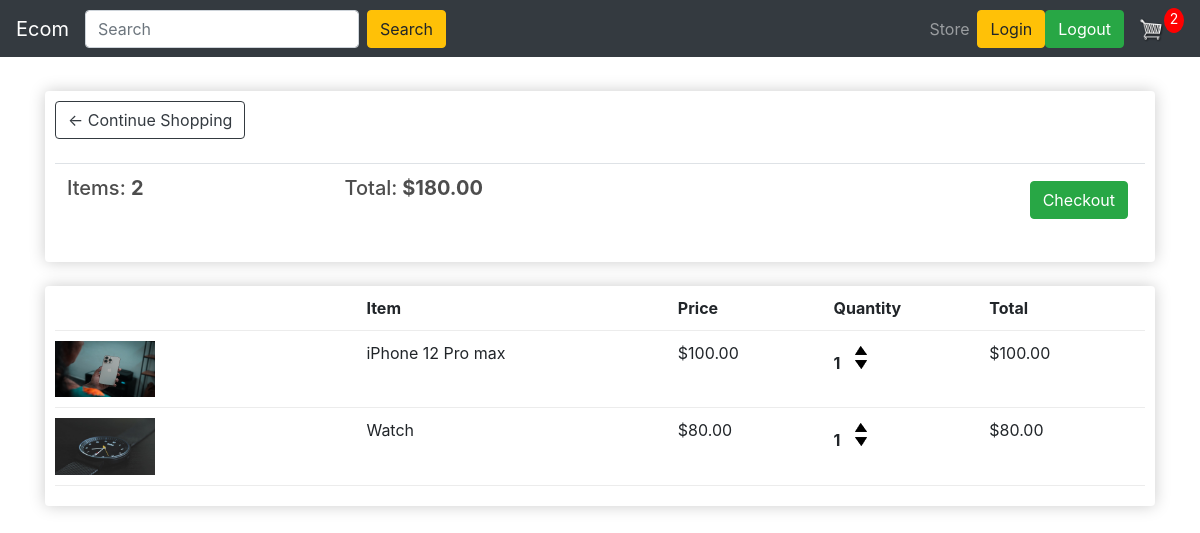
The app's page /cart/ (signed in), older data.
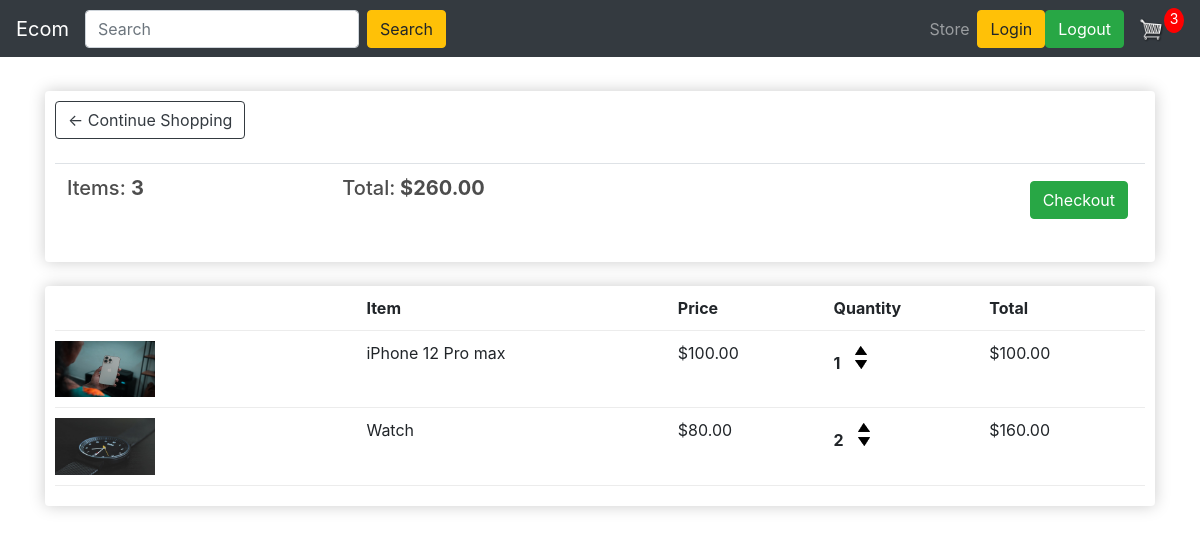
The same page, newer data.
### store/models.py (models this page shows, shortened)
class Order(models.Model):
    customer = models.ForeignKey(Customer,on_delete=models.SET_NULL,null=True,blank=True)
    date_ordered = models.DateTimeField(auto_now_add=True)
    complete = models.BooleanField(default=False,null=True,blank=True)
    transaction_id = models.CharField(max_length=200,null=True)
    @property
    def get_cart_total(self):
        orderitems = self.orderitem_set.all()
        total = sum([item.get_total for item in orderitems])
        return total
    @property
    def get_cart_item(self):
        orderitems = self.orderitem_set.all()
        total = sum([item.quantity for item in orderitems])
        return total

class OrderItem(models.Model):
    product = models.ForeignKey(Product,on_delete=models.SET_NULL,null=True,blank=True)
    order = models.ForeignKey(Order,on_delete=models.SET_NULL,null=True,blank=True)
    quantity = models.IntegerField(default=0,null=True,blank=True)
    date_added = models.DateTimeField(auto_now_add=True)
    @property
    def get_total(self):
        total = self.product.price * self.quantity
        return total

class Product(models.Model):
    name = models.CharField(max_length=200,null=True)
    price = models.DecimalField(max_digits=7, decimal_places=2)
    digital = models.BooleanField(default=False,null=True,blank=True)
    image = models.ImageField(null=True,blank=True)
    @property
    def imageURL(self):
        try:
            url = self.image.url
        except:
            url = ''
        return url

### store/views.py (the view)
# urls.py: path('cart/', views.cart, name='cart'),
def cart(request):
    data = cartData(request)
    items = data['items']
    order = data['order']
    cartItems = data['cartItems']
    context = {'items': items, 'order': order, 'cartItems': cartItems}
    return render(request, 'store/cart.html', context)

### store/utils.py (called while the page is built)
def cartData(request):
    if request.user.is_authenticated:
        customer = request.user.customer
        order, created = Order.objects.get_or_create(customer=customer, complete=False)
        items = order.orderitem_set.all()
        cartItems = order.get_cart_item
    else:
        cookieData = cookieCart(request)
        items = cookieData['items']
        order = cookieData['order']
        cartItems = cookieData['cartItems']
    return {'cartItems': cartItems, 'order': order, 'items': items}

### store/templates/store/cart.html
{% extends "store/main.html" %}
{% load static %}
{% block content %}
<div class="row">
    <div class="col-lg-12">
        <div class="box-element">
            <a class="btn btn-outline-dark" href="{% url 'store' %}">&#x2190; Continue Shopping</a>
            <br>
            <br>
            <table class="table">
                <tr>
                    <th>
                        <h5>Items: <strong>{{order.get_cart_item}}</strong></h5>
                    </th>
                    <th>
                        <h5>Total:<strong> ${{order.get_cart_total}}</strong></h5>
                    </th>
                    <th>
                        <a style="float:right; margin:5px;" class="btn btn-success"
                            href="{% url 'checkout' %}">Checkout</a>
                    </th>
                </tr>
            </table>
        </div>
        <br>
        <div class="box-element">
            <div class="cart-row">
                <div style="flex:2"></div>
                <div style="flex:2"><strong>Item</strong></div>
                <div style="flex:1"><strong>Price</strong></div>
                <div style="flex:1"><strong>Quantity</strong></div>
                <div style="flex:1"><strong>Total</strong></div>
            </div>
            {% for item in items %}
            <div class="cart-row">
                <div style="flex:2"><img class="row-image" src="{{item.product.imageURL}}"></div>
                <div style="flex:2">
                    <p>{{item.product.name}}</p>
                </div>
                <div style="flex:1">
                    <p>${{item.product.price|floatformat:2}}</p>
                </div>
                <div style="flex:1">
                    <p class="quantity">{{item.quantity}}</p>
                    <div class="quantity">
                        <img data-product="{{item.product.id}}" data-action="add" class="chg-quantity update-cart"
                            src="{% static  'images/arrow-up.png' %}">
                        <img data-product="{{item.product.id}}" data-action="remove" class="chg-quantity update-cart"
                            src="{% static  'images/arrow-down.png' %}">
                    </div>
                </div>
                <div style="flex:1">
                    <p>${{item.get_total}}</p>
                </div>
            </div>
            {% endfor %}
        </div>
    </div>
</div>
{% endblock content %}

### store/templates/store/main.html (shortened to what this page needs)
<!DOCTYPE html>
{% load static %}
<html lang="en">
<head>
    <link rel="stylesheet" href="{% static 'css/main.css' %}">
    <link rel="stylesheet" href="https://stackpath.bootstrapcdn.com/bootstrap/4.4.1/css/bootstrap.min.css"
>
</head>
<body>
    <nav class="navbar navbar-expand-lg navbar-dark bg-dark">
        <a class="navbar-brand" href="{% url 'store' %}">Ecom</a>
        <div class="collapse navbar-collapse" id="navbarNav">
            <form method='get' action='/search/' class="form-inline mt-0">
                <input class="form-control mr-sm-2" type="search" placeholder="Search" aria-label="Search" name="search"
                    id="search">
                <button class="btn btn-warning my-2 my-sm-0   " type="submit">Search</button>
            </form>
            <ul class="navbar-nav ml-auto">
                <li class="nav-item">
                    <a class="nav-link" href="{% url 'store' %}">Store</a>
                </li>
            </ul>
            <div class="form-inline my-2 my-lg-0">
                <a href="{% url 'login' %}" class="btn btn-warning">Login</a>
                <a href="{% url 'logout' %}" class="btn btn-success">Logout</a>
                <a href="{% url 'cart' %}">
                    <img id="cart-icon" src="{% static 'images/cart.png' %}">
                </a>
                <p id="cart-total">{{cartItems}}</p>
            </div>
        </div>
    </nav>
    <div class="container">
        <br>
        {% block content %}
        {% endblock content %}
    </div>
</body>
</html>

### static/css/main.css (style rules this page uses)
body { background-color: hsl(0, 0%, 98%); }
h1,h2,h3,h4,h5,h6 { color:hsl(0, 0%, 30%); }
.box-element { box-shadow:hsl(0, 0%, 80%) 0 0 16px; background-color: #fff; border-radius: 4px; padding: 10px; }
.bg-dark { background-color: #4f868c!important; }
#cart-icon { width:25px; display: inline-block; margin-left: 15px; }
#cart-total { display: block; text-align: center; color:#fff; background-color: red; width: 20px; height: 25px; border-radius: 50%; font-size: 14px; }
.col-lg-4, .col-lg-6, .col-lg-8, .col-lg-12 { margin-top: 10px; }
.btn { border-radius: 0; }
.row-image { width: 100px; }
.cart-row { display: flex; align-items: flex-stretch; padding-bottom: 10px; margin-bottom: 10px; border-bottom: 1px solid #ececec; }
.quantity { display: inline-block; font-weight: 700; padding-right:10px; }
.chg-quantity { width: 12px; cursor: pointer; display: block; margin-top: 5px; transition:.1s; }

Row changes from the older to the newer data that the page shows:
changed through a linked row, Order: get_cart_item "2" → "3"; get_cart_total "180.00" → "260.00"
changed OrderItem "Watch": quantity "1" → "2"; get_total "80.00" → "160.00"
Text that changed along with them:
{{ cartItems }}: "2" → "3"
